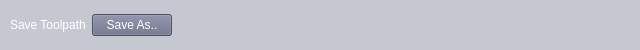
<?xml version="1.0" encoding="UTF-8"?>
<ui version="4.0">
 <class>Form</class>
 <widget class="QWidget" name="Form">
  <property name="geometry">
   <rect>
    <x>0</x>
    <y>0</y>
    <width>640</width>
    <height>50</height>
   </rect>
  </property>
  <property name="maximumSize">
   <size>
    <width>16777215</width>
    <height>50</height>
   </size>
  </property>
  <property name="windowTitle">
   <string>Form</string>
  </property>
  <property name="styleSheet">
   <string notr="true">QWidget {
background-color:rgb(198, 200, 209);
color:white;
font-weight:300;
}</string>
  </property>
  <layout class="QHBoxLayout" name="horizontalLayout">
   <property name="leftMargin">
    <number>10</number>
   </property>
   <property name="topMargin">
    <number>10</number>
   </property>
   <property name="rightMargin">
    <number>10</number>
   </property>
   <property name="bottomMargin">
    <number>10</number>
   </property>
   <item>
    <widget class="QLabel" name="label">
     <property name="text">
      <string>Save Toolpath</string>
     </property>
    </widget>
   </item>
   <item>
    <widget class="QPushButton" name="button_save">
     <property name="styleSheet">
      <string notr="true">QPushButton{
background-color:rgb(103, 109, 133);
}</string>
     </property>
     <property name="text">
      <string>Save As..</string>
     </property>
    </widget>
   </item>
   <item>
    <spacer name="horizontalSpacer">
     <property name="orientation">
      <enum>Qt::Horizontal</enum>
     </property>
     <property name="sizeHint" stdset="0">
      <size>
       <width>40</width>
       <height>20</height>
      </size>
     </property>
    </spacer>
   </item>
  </layout>
 </widget>
 <resources/>
 <connections/>
</ui>
